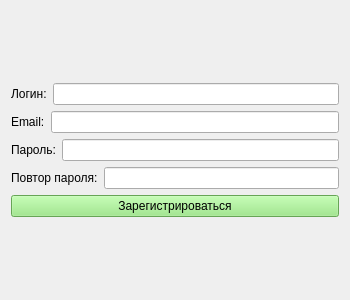
<?xml version="1.0" encoding="UTF-8"?>
<ui version="4.0">
 <class>Form</class>
 <widget class="QWidget" name="Form">
  <property name="geometry">
   <rect>
    <x>0</x>
    <y>0</y>
    <width>350</width>
    <height>300</height>
   </rect>
  </property>
  <property name="maximumSize">
   <size>
    <width>350</width>
    <height>300</height>
   </size>
  </property>
  <property name="windowTitle">
   <string>Form</string>
  </property>
  <layout class="QVBoxLayout" name="verticalLayout">
   <item>
    <spacer name="verticalSpacer_2">
     <property name="orientation">
      <enum>Qt::Vertical</enum>
     </property>
     <property name="sizeHint" stdset="0">
      <size>
       <width>20</width>
       <height>65</height>
      </size>
     </property>
    </spacer>
   </item>
   <item>
    <layout class="QHBoxLayout" name="horizontalLayout">
     <item>
      <widget class="QLabel" name="label">
       <property name="text">
        <string>Логин:</string>
       </property>
      </widget>
     </item>
     <item>
      <widget class="QLineEdit" name="lineEdit"/>
     </item>
    </layout>
   </item>
   <item>
    <layout class="QHBoxLayout" name="horizontalLayout_2">
     <item>
      <widget class="QLabel" name="label_3">
       <property name="text">
        <string>Email:</string>
       </property>
      </widget>
     </item>
     <item>
      <widget class="QLineEdit" name="lineEdit_3"/>
     </item>
    </layout>
   </item>
   <item>
    <layout class="QHBoxLayout" name="horizontalLayout_3">
     <item>
      <widget class="QLabel" name="label_2">
       <property name="text">
        <string>Пароль:</string>
       </property>
      </widget>
     </item>
     <item>
      <widget class="QLineEdit" name="lineEdit_2"/>
     </item>
    </layout>
   </item>
   <item>
    <layout class="QHBoxLayout" name="horizontalLayout_4">
     <item>
      <widget class="QLabel" name="label_4">
       <property name="text">
        <string>Повтор пароля:</string>
       </property>
      </widget>
     </item>
     <item>
      <widget class="QLineEdit" name="lineEdit_4"/>
     </item>
    </layout>
   </item>
   <item>
    <widget class="QPushButton" name="pushButton_2">
     <property name="styleSheet">
      <string notr="true">background-color: rgb(144, 231, 120);</string>
     </property>
     <property name="text">
      <string>Зарегистрироваться</string>
     </property>
    </widget>
   </item>
   <item>
    <spacer name="verticalSpacer">
     <property name="orientation">
      <enum>Qt::Vertical</enum>
     </property>
     <property name="sizeHint" stdset="0">
      <size>
       <width>20</width>
       <height>64</height>
      </size>
     </property>
    </spacer>
   </item>
  </layout>
 </widget>
 <resources/>
 <connections/>
</ui>
